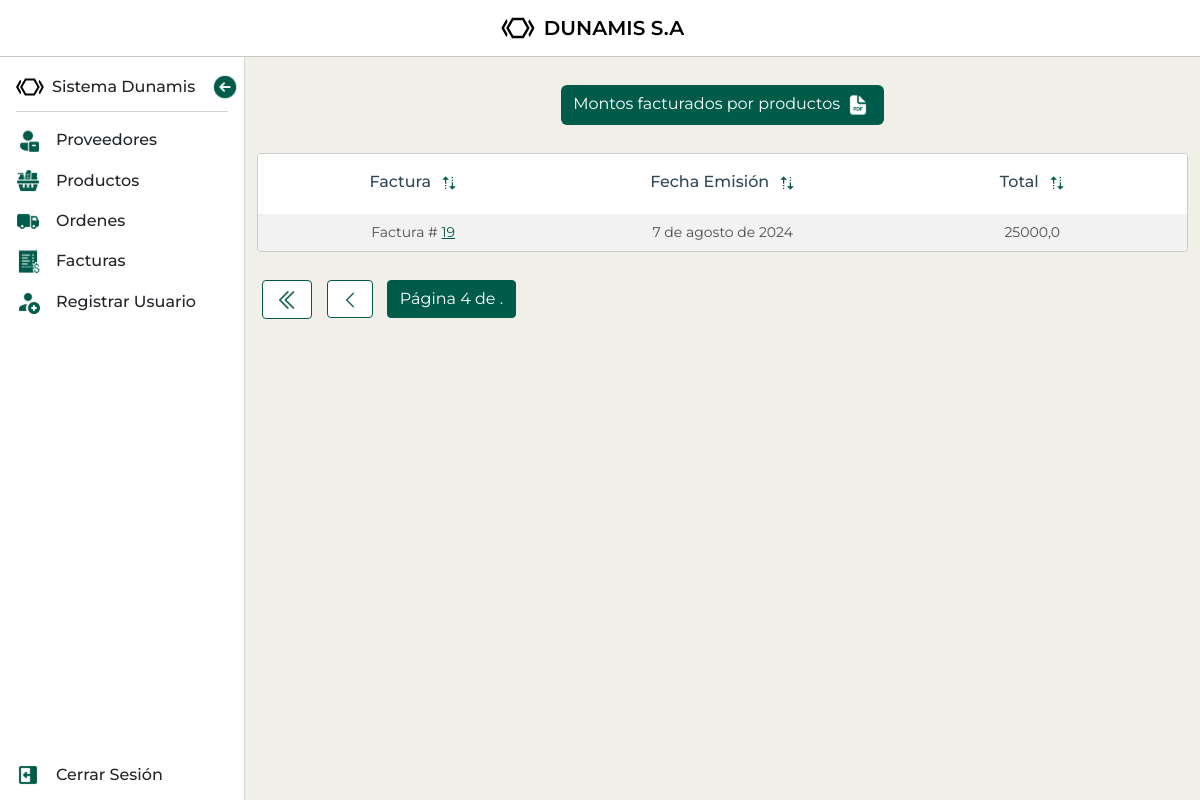
/facturas/?page=4 (signed in), run on an earlier commit of the app's database.
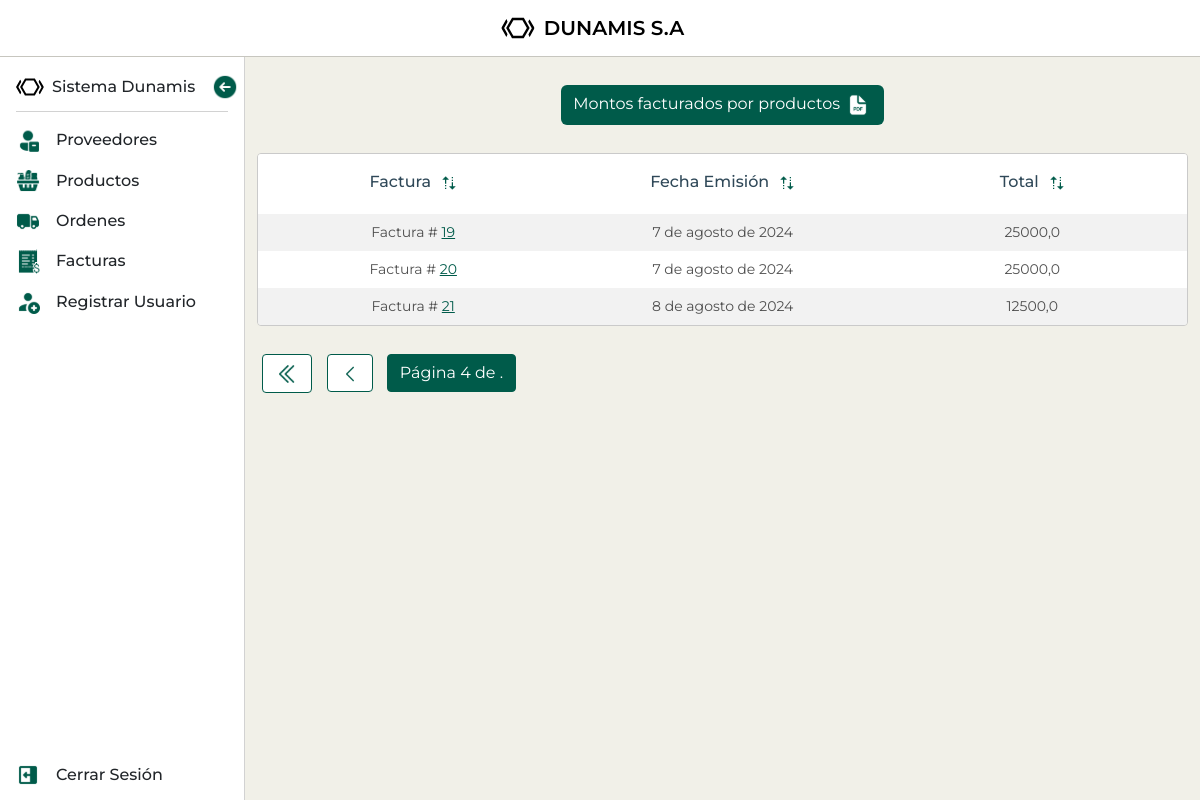
And on a later commit of the database.
### mod_ventas/sub_mod_facturas/models.py (models this page shows, shortened)
class Factura(models.Model):
    numero_factura = models.IntegerField(unique=True)  # Ensure unique values for invoice numbers
    fecha_emision = models.DateField(default=date.today)
    total = models.FloatField(default=0)

### mod_ventas/sub_mod_facturas/views.py (the view, shortened to what this page needs)
# urls.py: path('', FacturaListView.as_view(), name='facturas'),
class FacturaListView(LoginRequiredMixin, ListView):
    model = Factura
    template_name = 'sub_mod_facturas/facturas_list.html'
    context_object_name = 'facturas'
    paginate_by = 6
    def get_queryset(self):
        return Factura.objects.all()

### mod_ventas/sub_mod_facturas/templates/sub_mod_facturas/facturas_list.html (shortened to what this page needs)
{% extends "base.html" %}
{% load static %}
{% block content %}
    <section class="list-container">
        <div class="buttons-container">
          <a class="btn d-inline" href="{% url 'monto_facturado_por_producto' %}">
            Montos facturados por productos
            <img class="btn-icon" src="{% static 'icons/PDF.svg' %}" alt="icono de pdf">
          </a>
        </div>
        <section class="bottom-section d-flex justify-content-center">
          <div class="table-responsive order-table">
            <table id="ordenesTable" class="table table-striped provider-table">
              <thead>
                <tr class="table-header">
                  <th scope="col">Factura<img src="{% static 'icons/sort-icon.png' %}" alt="sort"></th>
                  <th scope="col">Fecha Emisión<img src="{% static 'icons/sort-icon.png' %}" alt="sort"></th>
                  <th scope="col">Total<img src="{% static 'icons/sort-icon.png' %}" alt="sort"></th>
                </tr>
              </thead>
              <tbody>
                {% for factura in facturas %}
                <tr>
                  <td>
                    <p>Factura # <a href="{% url 'factura_detalle' factura.id %}">{{ factura.numero_factura }}</a></p>
                  </td>
                  <td>
                    <p>{{ factura.fecha_emision }}</p>
                  </td>
                  <td>
                    <p>{{ factura.total }}</p>
                  </td>
                </tr>
                {% empty %}
                <tr>
                  <td colspan="3">No hay facturas disponibles.</td>
                </tr>
                {% endfor %}
              </tbody>
            </table>
            <div class="pagination">
              <span class="step-links">
                {% if page_obj.has_previous %}
                  <a class="first" href="?page=1">
                    <img src="{% static 'icons/double-left-arrow.png' %}" alt="left-arrow">
                  </a>
                  <a class="prev" href="?page={{ page_obj.previous_page_number }}">
                      <img src="{% static 'icons/leftarrow.png' %}" alt="left-arrow">
                    </a>
                {% endif %}
              <span class="current">
                Página {{ page_obj.number }} de {{ page_obj.paginator_class.num_pages }}.
              </span>
            </span>
          </div>
          </div>
        </section>
    </section>
{% endblock content %}

What changed in the data, as far as the page shows it:
added Factura: numero_factura "20", fecha_emision "7 de agosto de 2024", total "25000,0"
added Factura: numero_factura "21", fecha_emision "8 de agosto de 2024", total "12500,0"
